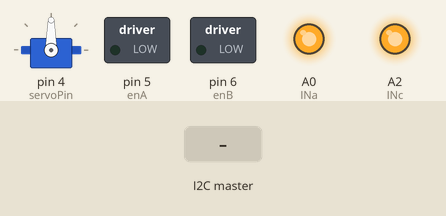
Bench run of a sketch on a simulated Arduino Nano, built with avr-gcc and run on an emulated ATmega328P. Parts: servo, switched loads named in the sketch (green lamp = pin HIGH), output pins drawn as LEDs (lit = HIGH). The inputs (shaded band) are chosen by the test bench. Pins used as bus, display or sensor lines are not drawn; what the sketch prints to the serial monitor is not drawn.

Above: at 0.1 s.
At 1.2 s:
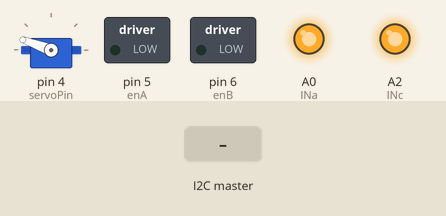
1.3 s: the I2C master sends the byte 1
2.8 s: the I2C master sends the byte 0
4.3 s: the I2C master sends the byte 2
Timing chart, 0 to 7.3 s (numbered marks = the images above; inputs shaded):
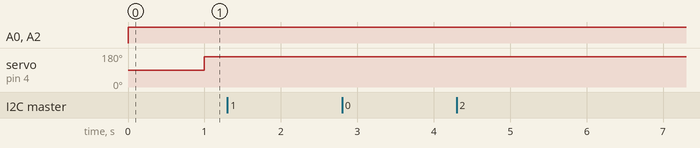

The sketch:

Arduino_Nano_for_PARK.ino
```cpp
#include <Wire.h>   // include Wire library
#include <Servo.h>  //include the servo library
#define servoPin 4
Servo myservo;          // create servo object to control a servo
float steeringAngle;    // variable to store the servo position
#define enA 5           //EnableA command line - should be a PWM pin
#define enB 6           //EnableB command line - should be a PWM pin
#define INa A0          //Channel A direction
#define INb A1          //Channel A direction
#define INc A2          //Channel B direction
#define INd A3          //Channel B direction
byte speedSetting = 0;  //initial speed = 0
String message;

void receiveEvent() {
  message = "";
  while (Wire.available()) {  // loop whilst bus is busy
    char c = Wire.read();     // receive data byte by byte
    message += c;             // form complete string
  }
  Serial.println(message);  // write string to serial monitor
  delay(500);
}

void setup() {
  Wire.begin(0x08);              // join i2c bus with address 8
  Wire.onReceive(receiveEvent);  // create a receive event
  Serial.begin(9600);            // start serial to visualise data
  myservo.attach(servoPin); // Attach steering pin
  pinMode(INa, OUTPUT); // Set all control pins as outputs
  pinMode(INb, OUTPUT);
  pinMode(INc, OUTPUT);
  pinMode(INd, OUTPUT);
  pinMode(enA, OUTPUT);
  pinMode(enB, OUTPUT);
  speedSetting = 100;
}

 void loop() {
  if (message = "Forwards1second") {
    Forwards1second(); }

  if (message = "Turn180") {
     Turn180(); }

  if (message = "stopMotors") {
     stopMotors(); }

  if (message = "GoBackwards") {
     goBackwards(); }

  if (message = "Turn90") {
     Turn90(); }

}

void Forwards1second() {
  digitalWrite(INa, HIGH);
  digitalWrite(INb, LOW);
  digitalWrite(INc, HIGH);
  digitalWrite(INd, LOW);
  delay(1000);
  stopMotors();
}

void goBackwards() {
  digitalWrite(INa, LOW);
  digitalWrite(INb, HIGH);
  digitalWrite(INc, LOW);
  digitalWrite(INd, HIGH);
}
void stopMotors() {
  digitalWrite(INa, LOW);
  digitalWrite(INb, LOW);
  digitalWrite(INc, LOW);
  digitalWrite(INd, LOW);
}
void goForwards() {
  digitalWrite(INa, HIGH);
  digitalWrite(INb, LOW);
  digitalWrite(INc, HIGH);
  digitalWrite(INd, LOW);
}

void Turn180() {
  myservo.write(20);
  goForwards();
}
void Turn90() {
  myservo.write(160);
  goForwards();
}
```
